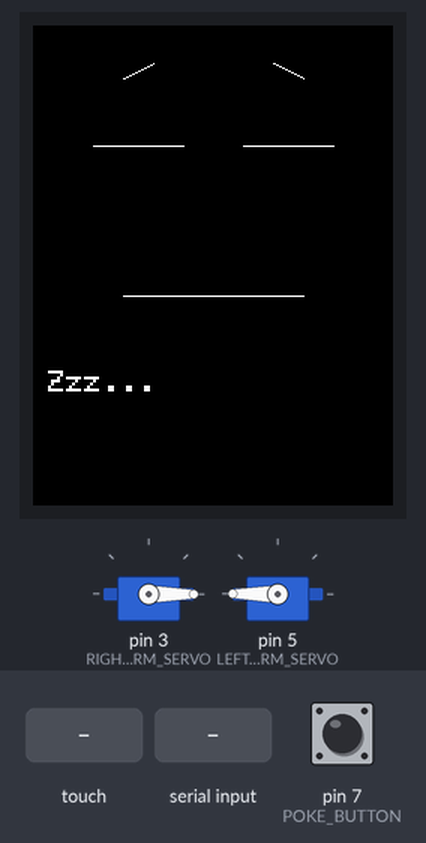
Bench run of a sketch on a simulated Arduino Uno, built with avr-gcc and run on an emulated ATmega328P. Parts: 2 × servo, 240×320 colour display. Inputs (shaded band) come from the test bench; at power-on: pin 7 (POKE_BUTTON) HIGH. Random numbers use the default seed unless the sketch sets one; what the sketch prints to the serial monitor is not drawn.

Above: at 1.4 s.
1.5 s: touch panel pressed at 13 % / 10 % of its raw x / y range
4.5 s: pin 7 (POKE_BUTTON) pulled LOW for 0.15 s
At 5.7 s:
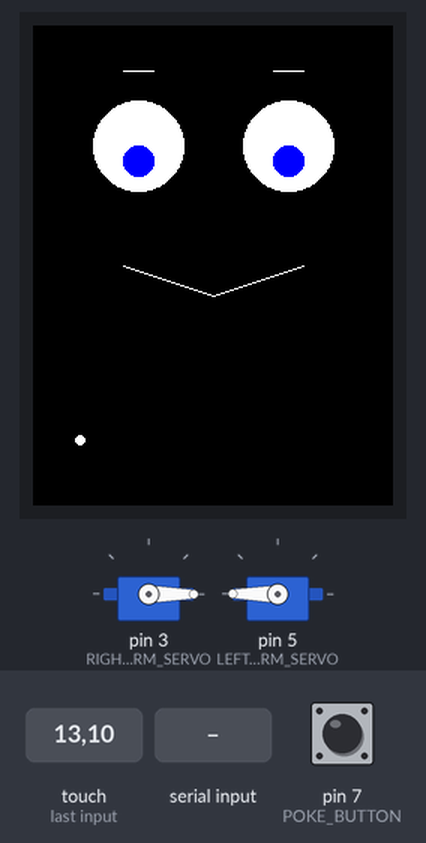
7.6 s: "bye" received over Serial
At 9.3 s:
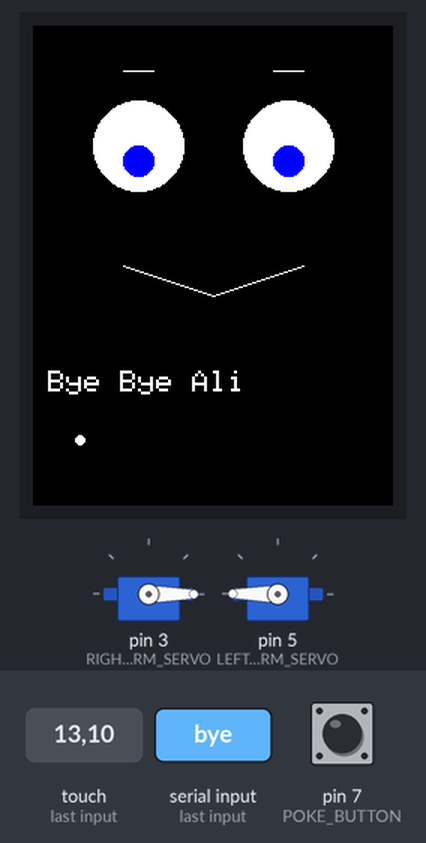
At 15.08 s:
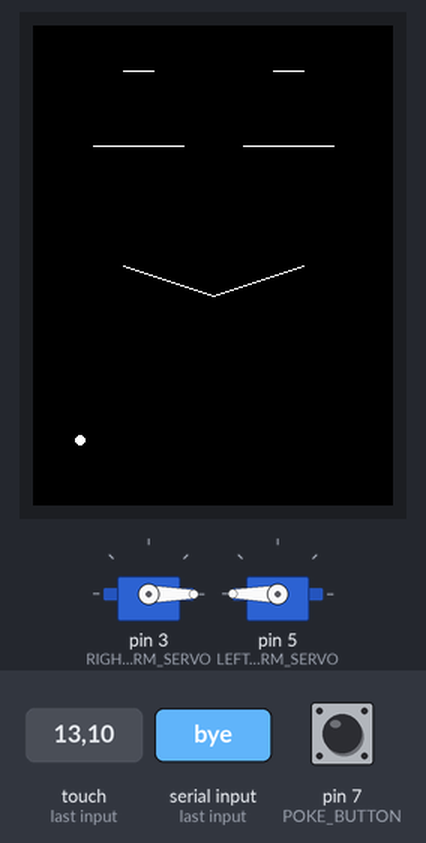
Timing chart, 0 to 16.6 s (numbered marks = the images above; inputs shaded):
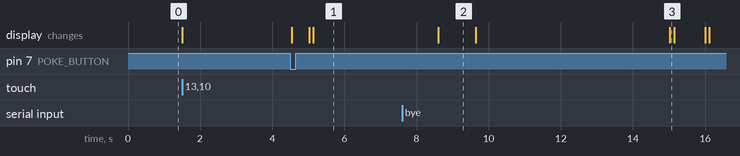

Measured:
- what the display in image 2 shows lasts 1.0 s, from 8.6 s to 9.6 s

The sketch:

TubeBot.ino
```cpp
#include <Servo.h>

#include "SPI.h"
#include "Adafruit_GFX.h"
#include "Adafruit_ILI9341.h"
#include <XPT2046_Touchscreen.h>
#include <SPI.h>
#include <StateMachine.h>

#define TFT_CS A5
#define TFT_DC A3
#define TFT_RESET A4
// MISO->12, LED->3v3, SCK->13, MOSI->11, GND->GND, VCC->5V
// To use with 5v logic short J1

#define TS_CS A2
#define TS_IRQ 2
// T_DO->12, T_DIN->11, T_CLK->13

//TS Calibration
#define TS_CAL_X1 177
#define TS_CAL_X2 3860
#define TS_CAL_Y1 93
#define TS_CAL_Y2 3737


Adafruit_ILI9341 tft = Adafruit_ILI9341(TFT_CS, TFT_DC);

XPT2046_Touchscreen ts(TS_CS, TS_IRQ);

Servo rightArm;
Servo leftArm;

#define RIGHT_ARM_SERVO 3
#define LEFT_ARM_SERVO 5

#define POKE_BUTTON 7

String currentCommand = "";

StateMachine tubeBot = StateMachine();

State* stateSleep = tubeBot.addState(&funcSleep);
State* stateAwake = tubeBot.addState(&funcAwake);
State* stateGreet = tubeBot.addState(&funcGreet);
State* stateDance = tubeBot.addState(&funcDance);

String readSerialIfAvailable() {
  if (Serial.available() > 0) {
    String it = Serial.readString();
    it.trim();
    Serial.print("." + it + ".");
    return it;
  }
  return "";
}

void funcSleep() {
  if (tubeBot.executeOnce) {
    clearEyes();
    drawEyesClosed();
    clearMouth();
    drawMouthNeutral();
    setStateText("Zzz...");
  }

  if (millis() % 6000 == 0) {
    setStateText("Zzz...ZZz");
  }

  if (millis() % 8000 == 0) {
    setStateText("zzZ...zZz");
  }

  if (readSerialIfAvailable() == "poke") {
    tubeBot.transitionTo(stateAwake);
  }
}

unsigned long awakeTime = 0;
unsigned long nextGreetIn = 2000;
String userName = "Ali";
void funcAwake() {
  if (tubeBot.executeOnce) {
    clearEyeBrows();
    drawEyeBrowsNeutral();
    drawEyesOpen();
    clearMouth();
    drawMouthSmile();
    if (userName != "") {
      //setStateText("Hello " + userName);
      setStateText("");
    } else {
      setStateText("");
    }
    awakeTime = millis();
  }

  if (userName == "") {
    if (millis() - awakeTime > nextGreetIn) {
      tubeBot.transitionTo(stateGreet);
    }
  }

  if (millis() % 5000 == 0) {
    clearEyes();
    drawEyesClosed();
    delay(100);
    drawEyesOpen(random(-1,2));
  }

  if (millis() % 8000 == 0) {
    clearEyeBrows();
    drawEyeBrowsWorried();
    clearMouth();
    drawMouthNeutral();
    delay(100);
    clearEyeBrows();
    drawEyeBrowsNeutral();
    clearMouth();
    drawMouthSmile();
  }

  String command = readSerialIfAvailable();

  if (command == "bye") {
    setStateText("Bye Bye "+ userName);
    delay(1000);
    tubeBot.transitionTo(stateSleep);
  }

  if (command == "dance") {
    tubeBot.transitionTo(stateDance);
  }
}

unsigned long greetTime = 0;
void funcGreet() {
  if (tubeBot.executeOnce) {
    clearMouth();
    drawMouthO();
    setStateText("Hello");
    delay(2000);
    setStateText("What's your name?");
    greetTime = millis();
  }
  userName = readSerialIfAvailable();
  if (userName != "") {
    raiseRightArm();
    delay(300);
    setStateText("Hello " + userName);
    delay(2000);
    lowerRightArm();
    tubeBot.transitionTo(stateAwake);
  } else {
    if (millis() - greetTime > 5000) {
      setStateText("You must be busy");
      delay(1000);
      setStateText("Talk later...");
      nextGreetIn = 20000;
      delay(1000);
      tubeBot.transitionTo(stateAwake);
    }
  }
}

unsigned long danceTime = 0;
void funcDance() {
  if (tubeBot.executeOnce) {
    danceTime = millis();
  }

  clearMouth();
  drawMouthSmile();
  rightArm.write(120);
  leftArm.write(120);
  delay(500);
  rightArm.write(60);
  leftArm.write(60);
  clearMouth();
  drawMouthO();
  delay(500);

  if (millis() - danceTime > 10000) {
    lowerRightArm();
    lowerLeftArm();
    tubeBot.transitionTo(stateAwake);
  }

  if (readSerialIfAvailable() == "stop") {
    lowerRightArm();
    lowerLeftArm();
    tubeBot.transitionTo(stateAwake);
  }
}

bool sleepToAwake() {
  int sw = HIGH;
  sw = digitalRead(POKE_BUTTON);
  if (sw == LOW) {
    return true;
  }
  if (currentCommand=="poke") {
    return true;
  }
  return false;
}

bool awakeToSleep() {

  if (currentCommand=="bye") {
    return true;
  }
  return false;
}


void drawFace() {
  drawEyesClosed();

  //Eye brows
  //drawEyeBrowsNeutral()
  drawEyeBrowsWorried();

  drawMouthNeutral();
}

void clearEyeBrows() {
  tft.fillRect(59, 25, 41, 11, ILI9341_BLACK);
  tft.fillRect(159, 25, 41, 11, ILI9341_BLACK);
}

void drawEyeBrowsNeutral() {
  tft.drawLine(60, 30, 80, 30, ILI9341_WHITE);
  tft.drawLine(160, 30, 180, 30, ILI9341_WHITE);
}

void drawEyeBrowsWorried() {
  tft.drawLine(60, 35, 80, 25, ILI9341_WHITE);
  tft.drawLine(160, 25, 180, 35, ILI9341_WHITE);
}

void clearEyes() {
  tft.fillCircle(70, 80, 30, ILI9341_BLACK);
  tft.fillCircle(170, 80, 30, ILI9341_BLACK);
}

void drawEyesOpen() {
  tft.fillCircle(70, 80, 30, ILI9341_WHITE);
  tft.fillCircle(170, 80, 30, ILI9341_WHITE);

  //Pupil
  tft.fillCircle(70, 90 , 10, ILI9341_BLUE);
  tft.fillCircle(170, 90 , 10, ILI9341_BLUE);
}

void drawEyesOpen(int eyesDirection) {
  tft.fillCircle(70, 80, 30, ILI9341_WHITE);
  tft.fillCircle(170, 80, 30, ILI9341_WHITE);

  //Pupil
  tft.fillCircle(70 + (eyesDirection * 10), 90 , 10, ILI9341_BLUE);
  tft.fillCircle(170 + (eyesDirection * 10), 90 , 10, ILI9341_BLUE);
}

void drawEyesClosed() {
  tft.drawLine(40, 80, 100, 80, ILI9341_WHITE);
  tft.drawLine(140, 80, 200, 80, ILI9341_WHITE);
}

void clearMouth() {
  tft.fillRect(59, 159, 122, 42, ILI9341_BLACK);
}

void drawMouthSmile() {
  tft.drawLine(60, 160,  120, 180, ILI9341_WHITE);
  tft.drawLine(180, 160, 120, 180, ILI9341_WHITE);
}

void drawMouthNeutral() {
  tft.drawLine(60, 180,  120, 180, ILI9341_WHITE);
  tft.drawLine(180, 180, 120, 180, ILI9341_WHITE);
}

void drawMouthO() {
  tft.drawCircle(120, 180, 20, ILI9341_WHITE);
}

void raiseRightArm() {
  rightArm.write(180);
}

void raiseLeftArm() {
  leftArm.write(0);
}

void lowerRightArm() {
  rightArm.write(0);
}

void lowerLeftArm() {
  leftArm.write(180);
}

unsigned long tftClear() {
  tft.fillScreen(ILI9341_BLACK);
}

int p_x = 0;
int p_y = 0;
String p_text = "";
void tftSetText(String text, int x, int y) {
  tft.setTextSize(2);

  tft.setTextColor(ILI9341_BLACK);
  tft.setCursor(p_x, p_y);
  tft.println(p_text);

  tft.setTextColor(ILI9341_WHITE);
  tft.setCursor(x, y);
  tft.println(text);

  p_x = x;
  p_y = y;
  p_text = text;
}

void setStateText(String text) {
  tftSetText(text, 10, 230);
}


void setup() {
  //Initialize TFT pins
  pinMode(TFT_DC, OUTPUT);
  pinMode(TFT_RESET, OUTPUT);
  pinMode(TFT_CS, OUTPUT);

  digitalWrite(TFT_DC, HIGH);
  digitalWrite(TFT_RESET, HIGH);
  digitalWrite(TFT_CS, HIGH);

  pinMode(TS_CS, OUTPUT);
  digitalWrite(TFT_CS, HIGH);

  //Initialize Arm Servos
  rightArm.attach(RIGHT_ARM_SERVO);
  leftArm.attach(LEFT_ARM_SERVO);
  //Move to Down Position
  lowerRightArm();
  lowerLeftArm();

  //Start Serial Connection
  Serial.begin(115200);

  //Initialize state machine
  stateSleep->addTransition(&sleepToAwake, stateAwake);
  stateAwake->addTransition(&awakeToSleep, stateSleep);
  tubeBot.transitionTo(stateSleep);

  //Begin TFT
  tft.begin();
  tftClear();
  tft.setRotation(2);

  //Begin TS
  ts.begin();
  ts.setRotation(2);

  //draw Initial Face
  drawFace();

  //Setup Button
  pinMode(POKE_BUTTON, INPUT_PULLUP);
}

long minX = 100000 ;
long maxX = 0;
long minY = 100000;
long maxY = 0;

void loop() {
  tubeBot.run();
  delay(1);

  boolean istouched = ts.tirqTouched();
  if (istouched) {
    TS_Point p = ts.getPoint();
    //Serial.print("X=");
    //Serial.println(p.x);
    //Serial.print("Y=");
    //Serial.println(p.y);

    if (p.x < minX) { minX = p.x; }
    if (p.x > maxX) { maxX = p.x; }
    if (p.y < minY) { minY = p.y; }
    if (p.y > maxY) { maxY = p.y; }

    Serial.print("Min=");
    Serial.print(minX);
    Serial.print(",");
    Serial.print(minY);
    Serial.print("   ");
    Serial.print("Max=");
    Serial.print(maxX);
    Serial.print(",");
    Serial.print(maxY);
    Serial.println("");

    int subY = 100;
    int screenX = map(p.x, TS_CAL_X1, TS_CAL_X2, 0, 240);
    int screenY = map(p.y, TS_CAL_Y1, TS_CAL_Y2, 320, 0);

    tft.fillCircle(screenX, screenY, 3, ILI9341_WHITE);

    Serial.print(p.x);
    Serial.print(",");
    Serial.print(p.y);
    Serial.println("");

    Serial.print(screenX);
    Serial.print(",");
    Serial.print(screenY);
    Serial.println("");


  }
}
```
